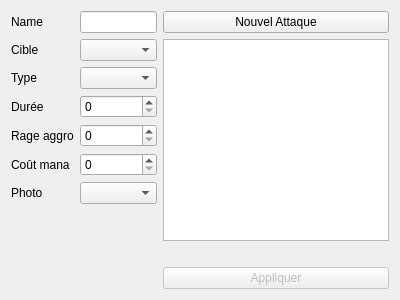
<?xml version="1.0" encoding="UTF-8"?>
<ui version="4.0">
 <class>EditAttakView</class>
 <widget class="QWidget" name="EditAttakView">
  <property name="geometry">
   <rect>
    <x>0</x>
    <y>0</y>
    <width>400</width>
    <height>300</height>
   </rect>
  </property>
  <property name="windowTitle">
   <string>Form</string>
  </property>
  <layout class="QHBoxLayout" name="horizontalLayout">
   <item>
    <layout class="QVBoxLayout" name="all_values_lay">
     <item>
      <layout class="QFormLayout" name="values_form_lay">
       <item row="0" column="0">
        <widget class="QLabel" name="name_label">
         <property name="text">
          <string>Name</string>
         </property>
        </widget>
       </item>
       <item row="0" column="1">
        <widget class="QLineEdit" name="name_lineEdit"/>
       </item>
       <item row="1" column="0">
        <widget class="QLabel" name="target_label">
         <property name="text">
          <string>Cible</string>
         </property>
        </widget>
       </item>
       <item row="2" column="0">
        <widget class="QLabel" name="type_label">
         <property name="text">
          <string>Type</string>
         </property>
        </widget>
       </item>
       <item row="2" column="1">
        <widget class="QComboBox" name="reach_comboBox"/>
       </item>
       <item row="3" column="0">
        <widget class="QLabel" name="duration_label">
         <property name="text">
          <string>Durée</string>
         </property>
        </widget>
       </item>
       <item row="3" column="1">
        <widget class="QSpinBox" name="duration_spinBox"/>
       </item>
       <item row="4" column="0">
        <widget class="QLabel" name="rage_aggro_label">
         <property name="text">
          <string>Rage aggro</string>
         </property>
        </widget>
       </item>
       <item row="4" column="1">
        <widget class="QSpinBox" name="rage_aggro_spinBox"/>
       </item>
       <item row="5" column="0">
        <widget class="QLabel" name="mana_cost_label">
         <property name="text">
          <string>Coût mana</string>
         </property>
        </widget>
       </item>
       <item row="5" column="1">
        <widget class="QSpinBox" name="mana_cost_spinBox"/>
       </item>
       <item row="6" column="0">
        <widget class="QLabel" name="photo_label">
         <property name="text">
          <string>Photo</string>
         </property>
        </widget>
       </item>
       <item row="6" column="1">
        <widget class="QComboBox" name="photo_comboBox"/>
       </item>
       <item row="1" column="1">
        <widget class="QComboBox" name="target_comboBox"/>
       </item>
      </layout>
     </item>
     <item>
      <widget class="EffectView" name="effect_widget" native="true">
       <layout class="QVBoxLayout" name="verticalLayout_3"/>
      </widget>
     </item>
    </layout>
   </item>
   <item>
    <layout class="QVBoxLayout" name="setup_lay">
     <item>
      <widget class="QPushButton" name="new_atk_button">
       <property name="text">
        <string>Nouvel Attaque</string>
       </property>
      </widget>
     </item>
     <item>
      <widget class="QListView" name="atk_list_view"/>
     </item>
     <item>
      <widget class="QLabel" name="img_char">
       <property name="text">
        <string/>
       </property>
       <property name="pixmap">
        <pixmap resource="../../../resources/resource.qrc">:/Seb.png</pixmap>
       </property>
      </widget>
     </item>
     <item>
      <layout class="QHBoxLayout" name="buttons_lay">
       <item>
        <widget class="QPushButton" name="apply_button">
         <property name="enabled">
          <bool>false</bool>
         </property>
         <property name="text">
          <string>Appliquer</string>
         </property>
        </widget>
       </item>
      </layout>
     </item>
    </layout>
   </item>
  </layout>
 </widget>
 <customwidgets>
  <customwidget>
   <class>EffectView</class>
   <extends>QWidget</extends>
   <header location="global">effectview.h</header>
   <container>1</container>
  </customwidget>
 </customwidgets>
 <resources>
  <include location="../../../resources/resource.qrc"/>
 </resources>
 <connections/>
</ui>
